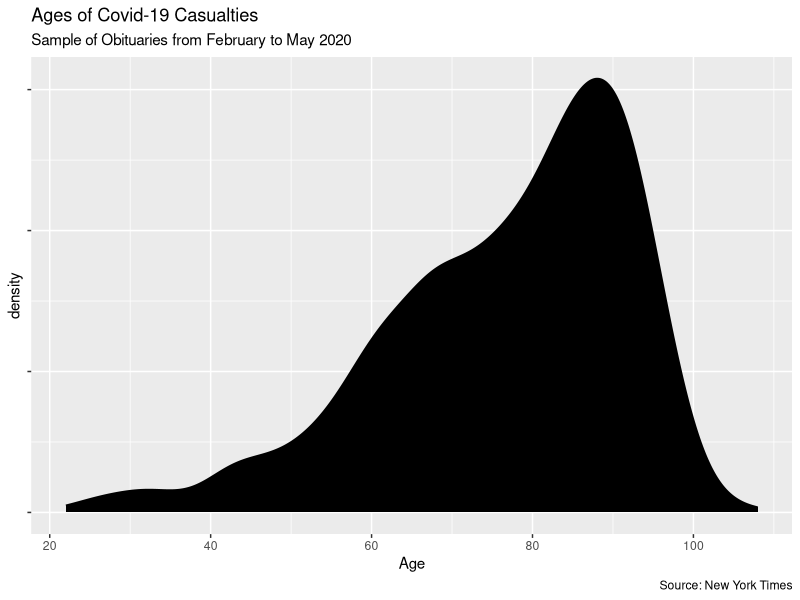
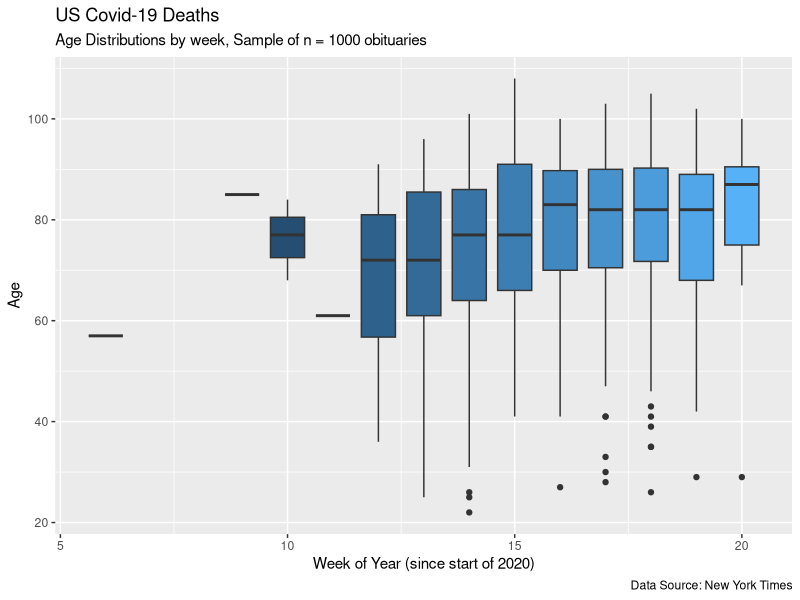

Recreate these plots in R, in order.
## ---- chunk 1
library("ggridges")
library("tidyverse")
## ---- chunk 2
texts <- readLines("obituaries.txt")
## ---- chunk 3
obits <- str_extract_all(texts, regex("(?<=<b>)(.*?)(?=.</b>)", multiline = TRUE))
## ---- chunk 4
write_lines(unlist(obits), "clean.txt")
## ---- chunk 5
ages <- as.integer( unlist( str_extract_all(texts, regex("(?<=,)(.[0-9]{2,3}?)(?=,)", multiline = TRUE) )))

summary(ages)
## ---- chunk 6
data.frame(ages) %>%
  ggplot(aes(x = ages)) +
  geom_density(fill = "black") +
  labs(title = "Ages of Covid-19 Casualties",
       subtitle = "Sample of Obituaries from February to May 2020",
       caption = "Source: New York Times",
       x = "Age",
       y = "density") +
  theme(axis.text.y = element_blank())
## ---- chunk 7
dates <- unlist( str_extract_all(texts, regex("(?<=date=\")(.*?)(?=\")", multiline = TRUE) ))


# There was one missing age value in this data, so I am going to choose to delete the last date
# with hopes that the data still mostly lines up
dates <- dates[1:1000]

df <- data.frame(ages, dates)

# separate month and day
df <- df %>%
  separate(dates, into = c("month", "day"), remove = FALSE)

# Soon, I want to know the day of the year (i.e. how far into the year 2020), so here I make offsets,
df <- df %>%
  mutate(offset = case_when(month == "February" ~ 31,
                            month == "March" ~ 60,
                            month == "April" ~ 91,
                            TRUE ~ 121))

# Adding the offset and the obituary day to get the day of the year
df$day <- as.integer(df$day)
df <- df %>%
  mutate(day_of_year = offset + day)

# Finally, we divide by 7 to get the week of the year
df <- df %>%
  mutate(week_of_year = ceiling(day_of_year / 7))
## ---- chunk 8
df %>%
  ggplot(aes(x = week_of_year, y = ages, fill = week_of_year, group = week_of_year)) +
  geom_boxplot() +
  labs(title = "US Covid-19 Deaths",
       subtitle = "Age Distributions by week, Sample of n = 1000 obituaries",
       caption = "Data Source: New York Times",
       x = "Week of Year (since start of 2020)",
       y = "Age") +
  theme(legend.position = "none")
